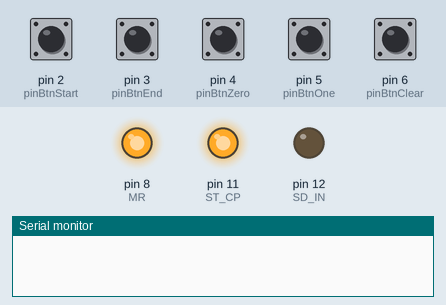
A sketch run on a simulated Arduino Uno, built with avr-gcc and run on an emulated ATmega328P. On the bench: output pins drawn as LEDs (lit = HIGH), the last lines printed to the serial monitor. Inputs (shaded band) come from the test bench; at power-on: pin 2 (pinBtnStart), pin 3 (pinBtnEnd), pin 4 (pinBtnZero), pin 5 (pinBtnOne), pin 6 (pinBtnClear) HIGH. Pins used as bus, display or sensor lines are not drawn.

Above: at 1.2 s.
1.3 s: pin 2 (pinBtnStart) pulled LOW for 0.15 s
At 2.2 s:
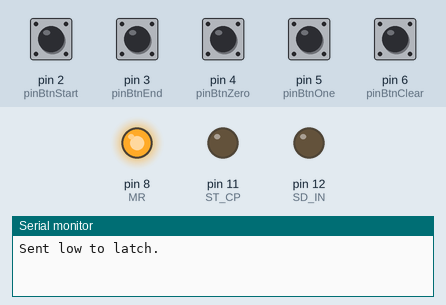
2.9 s: pin 5 (pinBtnOne) pulled LOW for 0.15 s
At 3.4 s:
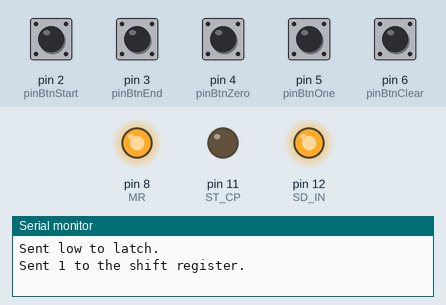
4.5 s: pin 3 (pinBtnEnd) pulled LOW for 0.15 s
At 5.8 s:
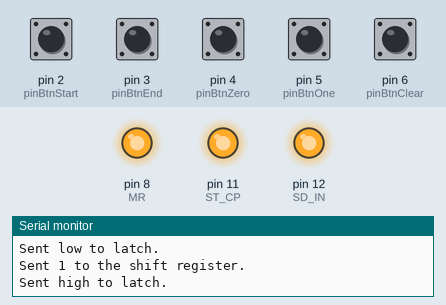
6.1 s: pin 2 (pinBtnStart) pulled LOW for 1 s
At 8.3 s:
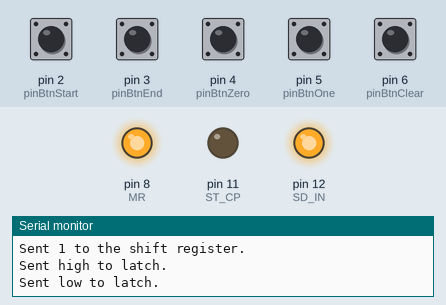
8.6 s: pin 3 (pinBtnEnd) pulled LOW for 1 s
At 10.2 s:
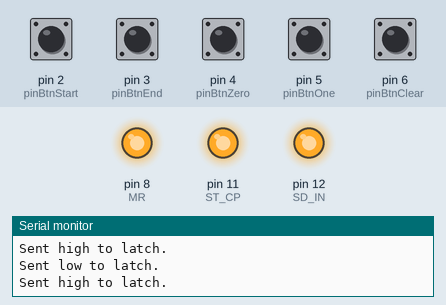
Timing chart, 0 to 11.7 s (numbered marks = the images above; inputs shaded):
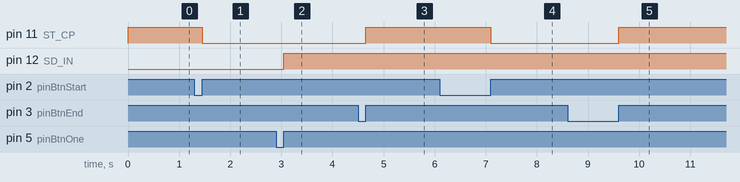

The sketch:

prog_43.ino
```cpp
const byte SD_IN = 12;
const byte ST_CP = 11;
const byte SH_CP = 10;
const byte MR = 8;
const byte pinBtnStart = 2;
const byte pinBtnEnd = 3;
const byte pinBtnZero = 4;
const byte pinBtnOne = 5;
const byte pinBtnClear = 6;

byte ledsData = 0b00000010;
boolean btnStartStateCurrent;
boolean btnStartStateOld;
boolean btnEndStateCurrent;
boolean btnEndStateOld;
boolean btnZeroStateCurrent;
boolean btnZeroStateOld;
boolean btnOneStateCurrent;
boolean btnOneStateOld;
boolean btnClearStateCurrent;
boolean btnClearStateOld;

void setup() {
	Serial.begin(9600);
	pinMode(SD_IN, OUTPUT);
	pinMode(ST_CP, OUTPUT);
	pinMode(SH_CP, OUTPUT);
	pinMode(MR, OUTPUT);
	pinMode(pinBtnStart, INPUT_PULLUP);
	pinMode(pinBtnEnd, INPUT_PULLUP);
	pinMode(pinBtnZero, INPUT_PULLUP);
	pinMode(pinBtnOne, INPUT_PULLUP);
	pinMode(pinBtnClear, INPUT_PULLUP);
	digitalWrite(MR, HIGH);
	digitalWrite(ST_CP, LOW);
	for (int i = 0; i < 8; i++) {
		digitalWrite(SD_IN, LOW);
		digitalWrite(SH_CP, HIGH);
		digitalWrite(SH_CP, LOW);
	}
	digitalWrite(ST_CP, HIGH);
	btnStartStateOld = digitalRead(pinBtnStart);
	btnEndStateOld = digitalRead(pinBtnEnd);
	btnZeroStateOld = digitalRead(pinBtnZero);
	btnOneStateOld = digitalRead(pinBtnOne);
	btnClearStateOld = digitalRead(pinBtnClear);
	delay(30);
}

void loop() {
	btnStartStateCurrent = digitalRead(pinBtnStart);
	btnEndStateCurrent = digitalRead(pinBtnEnd);
	btnZeroStateCurrent = digitalRead(pinBtnZero);
	btnOneStateCurrent = digitalRead(pinBtnOne);
	btnClearStateCurrent = digitalRead(pinBtnClear);
	if (btnStartStateCurrent == 0 && btnStartStateOld == 1) {
		delay(30);
	} else if (btnStartStateCurrent == 1 && btnStartStateOld == 0) {
		Serial.println("Sent low to latch.");
		digitalWrite(ST_CP, LOW);
		delay(30);
	}
	if (btnEndStateCurrent == 0 && btnEndStateOld == 1) {
		delay(30);
	} else if (btnEndStateCurrent == 1 && btnEndStateOld == 0) {
		Serial.println("Sent high to latch.");
		digitalWrite(ST_CP, HIGH);
		delay(30);
	}
	if (btnZeroStateCurrent == 0 && btnZeroStateOld == 1) {
		delay(30);
	} else if (btnZeroStateCurrent == 1 && btnZeroStateOld == 0) {
		Serial.println("Sent 0 to the shift register.");
		digitalWrite(SD_IN, LOW);
		digitalWrite(SH_CP, HIGH);
		digitalWrite(SH_CP, LOW);
		delay(30);
	}
	if (btnOneStateCurrent == 0 && btnOneStateOld == 1) {
		delay(30);
	} else if (btnOneStateCurrent == 1 && btnOneStateOld == 0) {
		Serial.println("Sent 1 to the shift register.");
		digitalWrite(SD_IN, HIGH);
		digitalWrite(SH_CP, HIGH);
		digitalWrite(SH_CP, LOW);
		delay(30);
	}
	if (btnClearStateCurrent == 0 && btnClearStateOld == 1) {
		delay(30);
	} else if (btnClearStateCurrent == 1 && btnClearStateOld == 0) {
		digitalWrite(MR, LOW);
		digitalWrite(MR, HIGH);
		delay(30);
	}
	btnStartStateOld = btnStartStateCurrent;
	btnEndStateOld = btnEndStateCurrent;
	btnZeroStateOld = btnZeroStateCurrent;
	btnOneStateOld = btnOneStateCurrent;
	btnClearStateOld = btnClearStateCurrent;
}
```

Measured:
- after the input at 1.3 s, pin 11 (ST_CP): HIGH → LOW after 0.15 s
- after the input at 2.9 s, pin 12 (SD_IN): LOW → HIGH after 0.15 s
- after the input at 4.5 s, pin 11 (ST_CP): LOW → HIGH after 0.15 s
- after the input at 6.1 s, pin 11 (ST_CP): HIGH → LOW after 1.0 s
- after the input at 8.6 s, pin 11 (ST_CP): LOW → HIGH after 1.0 s
